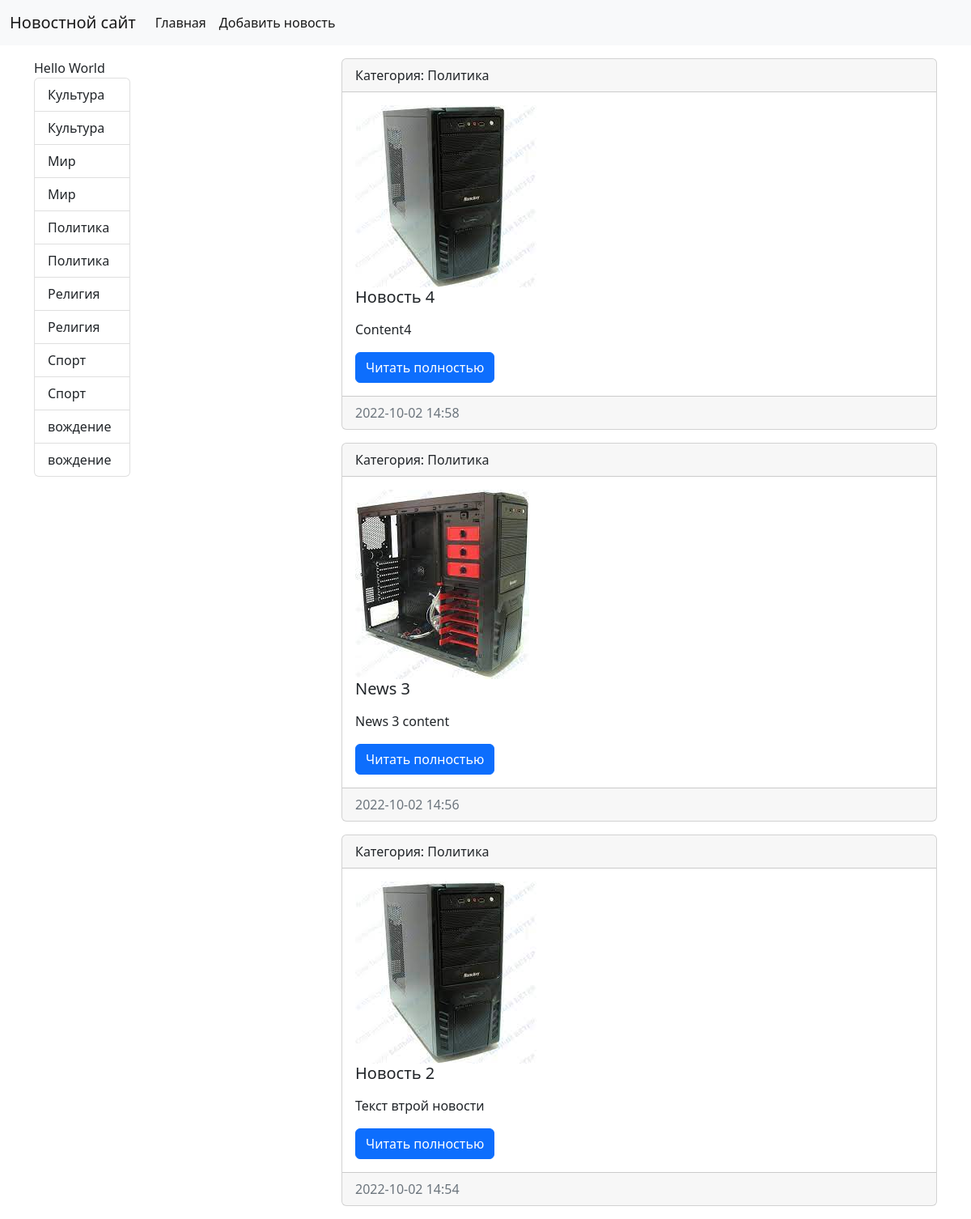
Page /category/3/ on the earlier database version.
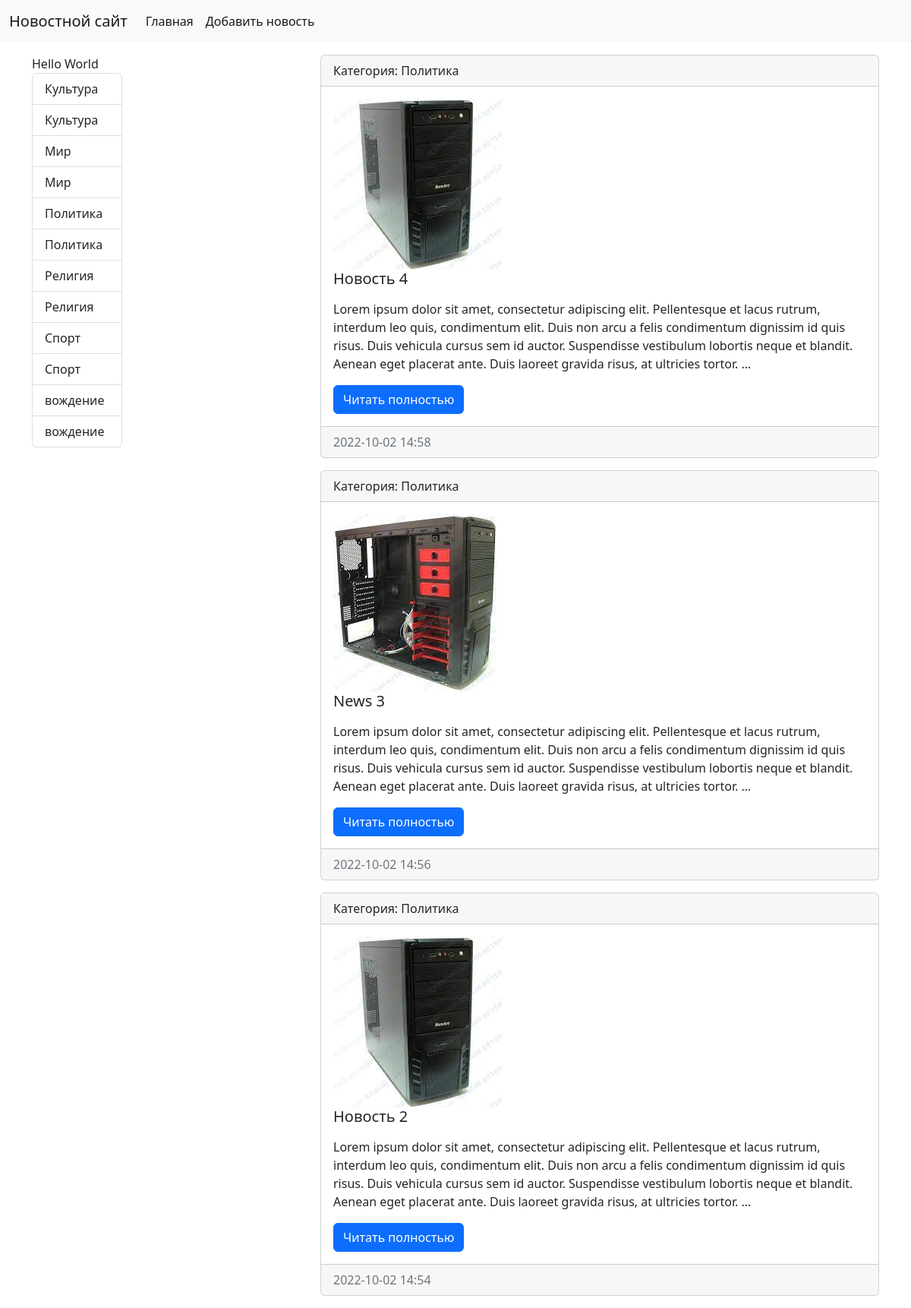
Same page on the later database version.
### news/models.py (models this page shows, shortened)
class Category (models.Model):
    title = models.CharField(max_length=150, db_index=True, verbose_name="Наименование категорий")
    def get_absolute_url(self):
        return reverse('category', kwargs={'category_id': self.pk})
    def __str__(self):
        return self.title
    class Meta:
        verbose_name = "Категория"
        verbose_name_plural = "Категории"
        ordering = ["title"]

class News (models.Model):
    title = models.CharField(max_length=150, verbose_name="Наименование")
    content = models.TextField(blank=True, verbose_name="Контент")
    created_at = models.DateTimeField(auto_now_add=True, verbose_name="Создано")
    updated_at = models.DateTimeField(auto_now=True, verbose_name="Обновлено")
    photo = models.ImageField(upload_to='photos/%Y/%m/%d/', verbose_name="Фото")
    is_published = models.BooleanField(default=True, verbose_name="Опубликовано")
    category = models.ForeignKey('Category', on_delete=models.PROTECT, null=True, verbose_name="Категория")
    class Meta:
        verbose_name = "Новость"
        verbose_name_plural = "Новости"
        ordering = ["-created_at", "title"]

### news/views.py (the view)
# urls.py: path('category/<int:category_id>/', get_category, name='category'),
def get_category(request, category_id):
    news = News.objects.filter(category_id=category_id)
    category = Category.objects.get(pk=category_id)
    return render(request, 'news/category.html', {'news': news, 'category': category,})

### news/templatetags/news_tags.py (called while the page is built)
@register.inclusion_tag('news/list_categories.html')
def show_categories(arg1='Hello', arg2='World'):
    categories = Category.objects.all()
    return {"categories": categories, "arg1": arg1, "arg2":arg2}

### news/templates/news/category.html (shortened to what this page needs)
{% extends 'base.html' %}
{% block sidebar %}
{% include 'inc/_sidebar.html' %}
{% endblock %}
{% block content %}
          <div class="col-md-8">
              {% for item in news %}
                <div class="card mb-3">
                  <div class="card-header">
                    Категория: {{ item.category }}
                  </div>
                  <div class="card-body">
                    <div class="media">
                      <img src="{{ item.photo.url }}" alt="">
                      <div class="media-body">
                        <h5 class="card-title">{{  item.title }}</h5>
                        <p class="card-text">{{  item.content|linebreaks|truncatewords:50 }}</p>
                        <a href="/" class="btn btn-primary">Читать полностью</a>
                      </div>
                    </div>
                  </div>
                  <div class="card-footer text-muted">
                    {{  item.created_at|date:"Y-m-d H:i" }}
                  </div>
                </div>
              {% endfor %}
          </div>
{% endblock %}

### templates/base.html (shortened to what this page needs)
<!doctype html>
<html lang="en">
  <head>
    <link href="https://cdn.jsdelivr.net/npm/bootstrap@5.2.2/dist/css/bootstrap.min.css" rel="stylesheet">
  </head>
  <body>
{% include 'inc/_nav.html' %}
  <div class="container mt-3">
      <div class="row">
         {% block sidebar %} {% endblock %}
         {% block content %} {% endblock %}
      </div>
  </div>
</body>
</html>

### templates/inc/_nav.html (shortened to what this page needs)
<nav class="navbar navbar-expand-lg bg-light">
  <div class="container-fluid">
    <a class="navbar-brand" href="{% url 'home' %}">Новостной сайт</a>
    <div class="collapse navbar-collapse" id="navbarSupportedContent">
      <ul class="navbar-nav me-auto mb-2 mb-lg-0">
        <li class="nav-item"><a class="nav-link active" aria-current="page" href="{% url 'home' %}">Главная</a></li>
          <li class="nav-item"><a class="nav-link active" aria-current="page" href="{% url 'home' %}">Добавить новость</a></li>
       </ul>
    </div>
  </div>
</nav>

### templates/inc/_sidebar.html (shortened to what this page needs)
<div class="col-md-4">
{% load news_tags %}
{% show_categories %}
</div>

### news/templates/news/list_categories.html
<div class="col-md-4">
  {{ arg1 }} {{ arg2 }}
               <div class="list-group">
                 {% for item in categories %}
                  <a href="{% url 'category' item.pk %}" class="list-group-item list-group-item-action">{{ item.title }}</a>
                  <a href="{{ item.get_absolute_url }}" class="list-group-item list-group-item-action">{{ item.title }}</a>
                 {% endfor %}
              </div>
</div>

Differences in the rows shown:
changed News "Новость 4": content "Content4" → "Lorem ipsum dolor sit amet, consectetur adipiscing elit. Pellentesque et lacus rutrum, interdum leo quis, condimentum elit. Duis non arcu a felis condimentum dignissim id quis risus. Duis vehicula cursus sem id auctor. Suspendisse vestibulum lobortis neque et blandit. Aenean eget placerat ante. Duis laoreet gravida risus, at ultricies tortor. …"
changed News "News 3": content "News 3 content" → "Lorem ipsum dolor sit amet, consectetur adipiscing elit. Pellentesque et lacus rutrum, interdum leo quis, condimentum elit. Duis non arcu a felis condimentum dignissim id quis risus. Duis vehicula cursus sem id auctor. Suspendisse vestibulum lobortis neque et blandit. Aenean eget placerat ante. Duis laoreet gravida risus, at ultricies tortor. …"
changed News "Новость 2": content "Текст втрой новости" → "Lorem ipsum dolor sit amet, consectetur adipiscing elit. Pellentesque et lacus rutrum, interdum leo quis, condimentum elit. Duis non arcu a felis condimentum dignissim id quis risus. Duis vehicula cursus sem id auctor. Suspendisse vestibulum lobortis neque et blandit. Aenean eget placerat ante. Duis laoreet gravida risus, at ultricies tortor. …"
